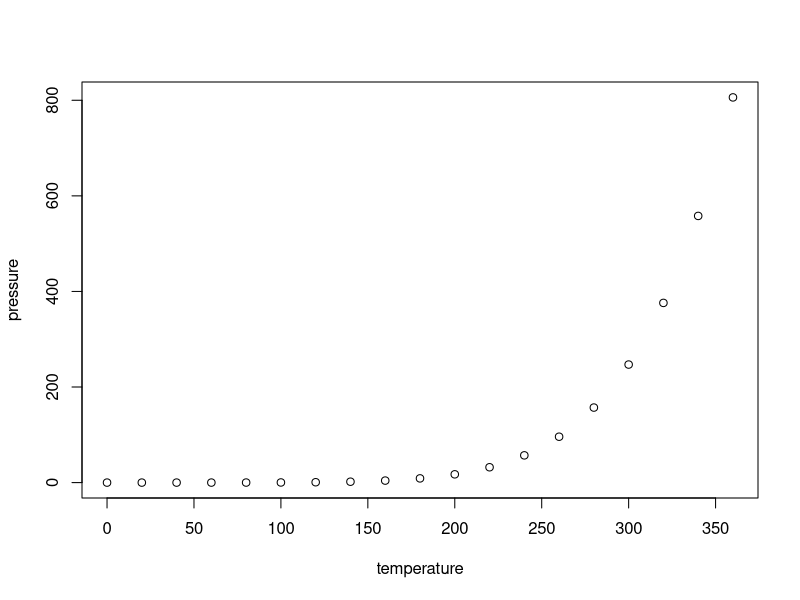
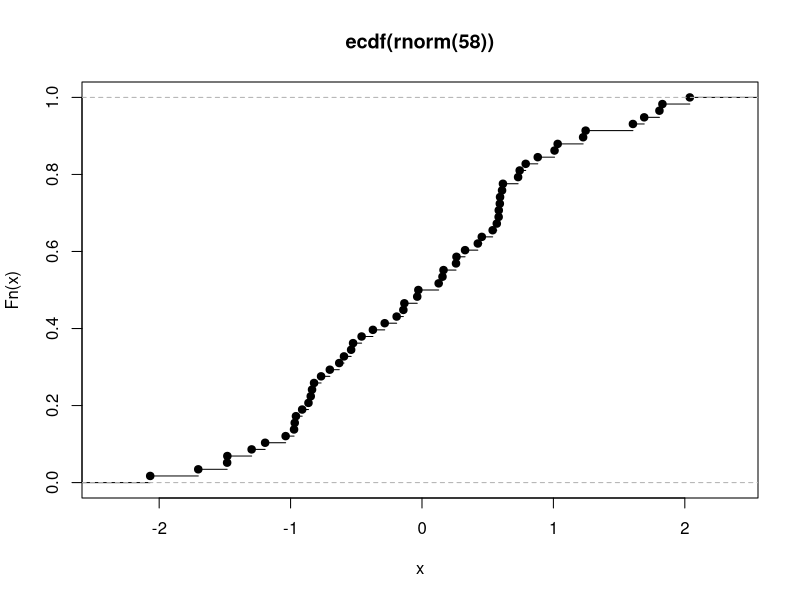

These charts were generated, in order, by the following R code: (Note: this script raises an error after producing the figures.)
## ---- chunk 1
knitr::opts_chunk$set(echo = TRUE)
## ---- chunk 2
summary(cars)
## ---- chunk 3
plot(pressure)
## ---- chunk 4

an_environment <- new.env()
an_environment[["pythag"]] <- c(12,15,20,21)
an_environment$root <- polyroot(c(6,-5,1))
an_environment$pythag
an_environment[["pythag"]]
get("pythag",an_environment)

ls(envir = an_environment) #变量名
exists("pythag",an_environment)

#快速访问
non_stormers<<-c(3, 7, 8, 13, 17, 18, 21) # 参见 http://oeis.org/A002312
get("non_stormers", envir=globalenv())
## [1] 3 7 8 13 17 18 21
head(ls(envir=baseenv()), 20)

hypotenuse <- function(x=12,y=5)
{
  sqrt(x^2 +y^2)
}

hypotenuse(3,4)
hypotenuse(y=4,x=3)

formals(hypotenuse)
args(hypotenuse)

body_of_hypotenuse <- body(hypotenuse)
body_of_hypotenuse

deparse(body_of_hypotenuse)

normalize <- function(x,m=mean(x),s=sd(x))
{
  (x-m)/s
}
normalized <- normalize(c(1,3,6,10,15))
normalized

do.call(hypotenuse,list(x=3,y=4))

dfr1 <- data.frame(x = 1:5, y = rt(5, 1))
dfr2 <- data.frame(x = 6:10, y = rf(5, 1, 1))
dfr3 <- data.frame(x = 11:15, y = rbeta(5, 1, 1))
do.call(rbind, list(dfr1, dfr2, dfr3))


#匿名函数
x_plus_y <- function(x, y) x + y
do.call(x_plus_y, list(1:5, 5:1))


#返回值作为函数

emp_cum_dist_fn <- ecdf(rnorm(58))
is.function(emp_cum_dist_fn)
plot(emp_cum_dist_fn)

#函数作用域
f <- function(x)
{
  y <- 1
  g <- function(x)
  {
    (x+y)/2
  }
  g(x)
}

f(3)

f <- function(x)
{
  y <- 1
  g(x)
}

g <- function(x)
{
  (x + y) / 2
}
f(sqrt(5))











